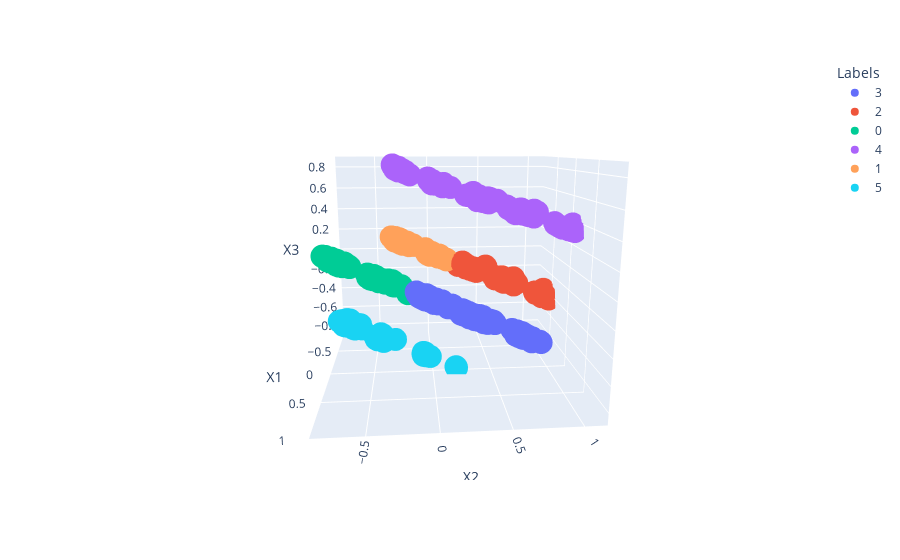

The notebook cell saved with this chart:
### Markdown cell above
Visualization

We have already clustered the data into 6 distinct groups and done PCA to get 3 features out of the 7 we originally had. It is always important to remember that using PCA inherently means a loss of information, so the projections of the data in the new features X1, X2 and X3 can have some overlapping points, but in reality, when using K-Means clustering the border points are clearly defined.

### Code cell
import plotly.express as px

fig = px.scatter_3d(X_pca_df, x='X1', y='X2', z='X3',
              color=X_pca_df['Labels'])
fig.show()

### Figure 1 — Plotly figure (JSON) as saved in the notebook; plotly's stock layout.template omitted (floating-point values rounded to 4 significant figures; data arrays with more than 128 entries replaced by an {"elided": "..."} marker saying what was removed)
{"data": [{"hovertemplate": "Labels=3<br>X1=%{x}<br>X2=%{y}<br>X3=%{z}<extra></extra>", "legendgroup": "3", "marker": {"color": "#636efa", "symbol": "circle"}, "mode": "markers", "name": "3", "scene": "scene", "showlegend": true, "x": {"elided": "517 float values"}, "y": {"elided": "517 float values"}, "z": {"elided": "517 float values"}, "type": "scatter3d"}, {"hovertemplate": "Labels=2<br>X1=%{x}<br>X2=%{y}<br>X3=%{z}<extra></extra>", "legendgroup": "2", "marker": {"color": "#EF553B", "symbol": "circle"}, "mode": "markers", "name": "2", "scene": "scene", "showlegend": true, "x": {"elided": "306 float values"}, "y": {"elided": "306 float values"}, "z": {"elided": "306 float values"}, "type": "scatter3d"}, {"hovertemplate": "Labels=0<br>X1=%{x}<br>X2=%{y}<br>X3=%{z}<extra></extra>", "legendgroup": "0", "marker": {"color": "#00cc96", "symbol": "circle"}, "mode": "markers", "name": "0", "scene": "scene", "showlegend": true, "x": {"elided": "312 float values"}, "y": {"elided": "312 float values"}, "z": {"elided": "312 float values"}, "type": "scatter3d"}, {"hovertemplate": "Labels=4<br>X1=%{x}<br>X2=%{y}<br>X3=%{z}<extra></extra>", "legendgroup": "4", "marker": {"color": "#ab63fa", "symbol": "circle"}, "mode": "markers", "name": "4", "scene": "scene", "showlegend": true, "x": {"elided": "257 float values"}, "y": {"elided": "257 float values"}, "z": {"elided": "257 float values"}, "type": "scatter3d"}, {"hovertemplate": "Labels=1<br>X1=%{x}<br>X2=%{y}<br>X3=%{z}<extra></extra>", "legendgroup": "1", "marker": {"color": "#FFA15A", "symbol": "circle"}, "mode": "markers", "name": "1", "scene": "scene", "showlegend": true, "x": {"elided": "430 float values"}, "y": {"elided": "430 float values"}, "z": {"elided": "430 float values"}, "type": "scatter3d"}, {"hovertemplate": "Labels=5<br>X1=%{x}<br>X2=%{y}<br>X3=%{z}<extra></extra>", "legendgroup": "5", "marker": {"color": "#19d3f3", "symbol": "circle"}, "mode": "markers", "name": "5", "scene": "scene", "showlegend": true, "x": {"elided": "178 float values"}, "y": {"elided": "178 float values"}, "z": {"elided": "178 float values"}, "type": "scatter3d"}], "layout": {"scene": {"domain": {"x": [0, 1], "y": [0, 1]}, "xaxis": {"title": {"text": "X1"}, "type": "linear"}, "yaxis": {"title": {"text": "X2"}, "type": "linear"}, "zaxis": {"title": {"text": "X3"}, "type": "linear"}, "aspectratio": {"x": 1.018, "y": 1.057, "z": 0.9296}, "aspectmode": "auto", "camera": {"up": {"x": 0, "y": 0, "z": 1}, "center": {"x": 0, "y": 0, "z": 0}, "eye": {"x": 2.097, "y": -0.1733, "z": 0.5087}, "projection": {"type": "perspective"}}}, "legend": {"title": {"text": "Labels"}, "tracegroupgap": 0}, "margin": {"t": 60}, "autosize": true}}
